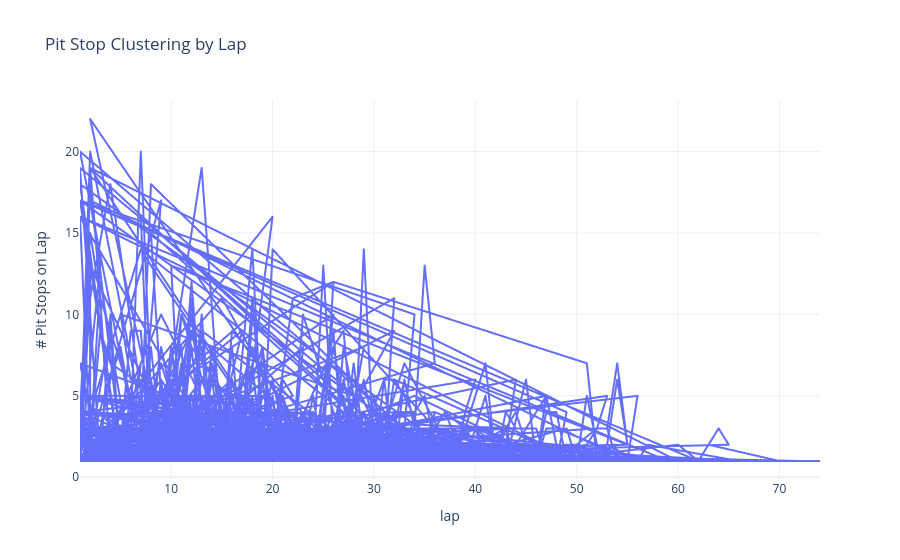

Notebook source saved alongside this figure:
### Code cell
#  for section 2 

import plotly.express as px
from pathlib import Path

pit_cluster = (
    df_pits.groupby(["season","raceId","lap"])
    .size().reset_index(name="num_pitstops")
)

fig = px.line(
    pit_cluster, x="lap", y="num_pitstops",
    title="Pit Stop Clustering by Lap",
    labels={"num_pitstops":"# Pit Stops on Lap"}
)
fig.update_layout(template="plotly_white")
fig.show()
out_dir = Path("plots")
out_dir.mkdir(exist_ok=True)
fig.write_html(out_dir / "pit_cluster.html", include_plotlyjs="cdn")

### Figure 1 — Plotly figure (JSON) as saved in the notebook; plotly's stock layout.template omitted (floating-point values rounded to 4 significant figures; data arrays with more than 128 entries replaced by an {"elided": "..."} marker saying what was removed)
{"data": [{"hovertemplate": "lap=%{x}<br># Pit Stops on Lap=%{y}<extra></extra>", "legendgroup": "", "line": {"color": "#636efa", "dash": "solid"}, "marker": {"symbol": "circle"}, "mode": "lines", "name": "", "showlegend": false, "type": "scattergl", "x": {"elided": "4596 int values"}, "xaxis": "x", "y": {"elided": "4596 int values"}, "yaxis": "y"}], "layout": {"legend": {"tracegroupgap": 0}, "title": {"text": "Pit Stop Clustering by Lap"}, "xaxis": {"anchor": "y", "domain": [0, 1], "title": {"text": "lap"}}, "yaxis": {"anchor": "x", "domain": [0, 1], "title": {"text": "# Pit Stops on Lap"}}}}
